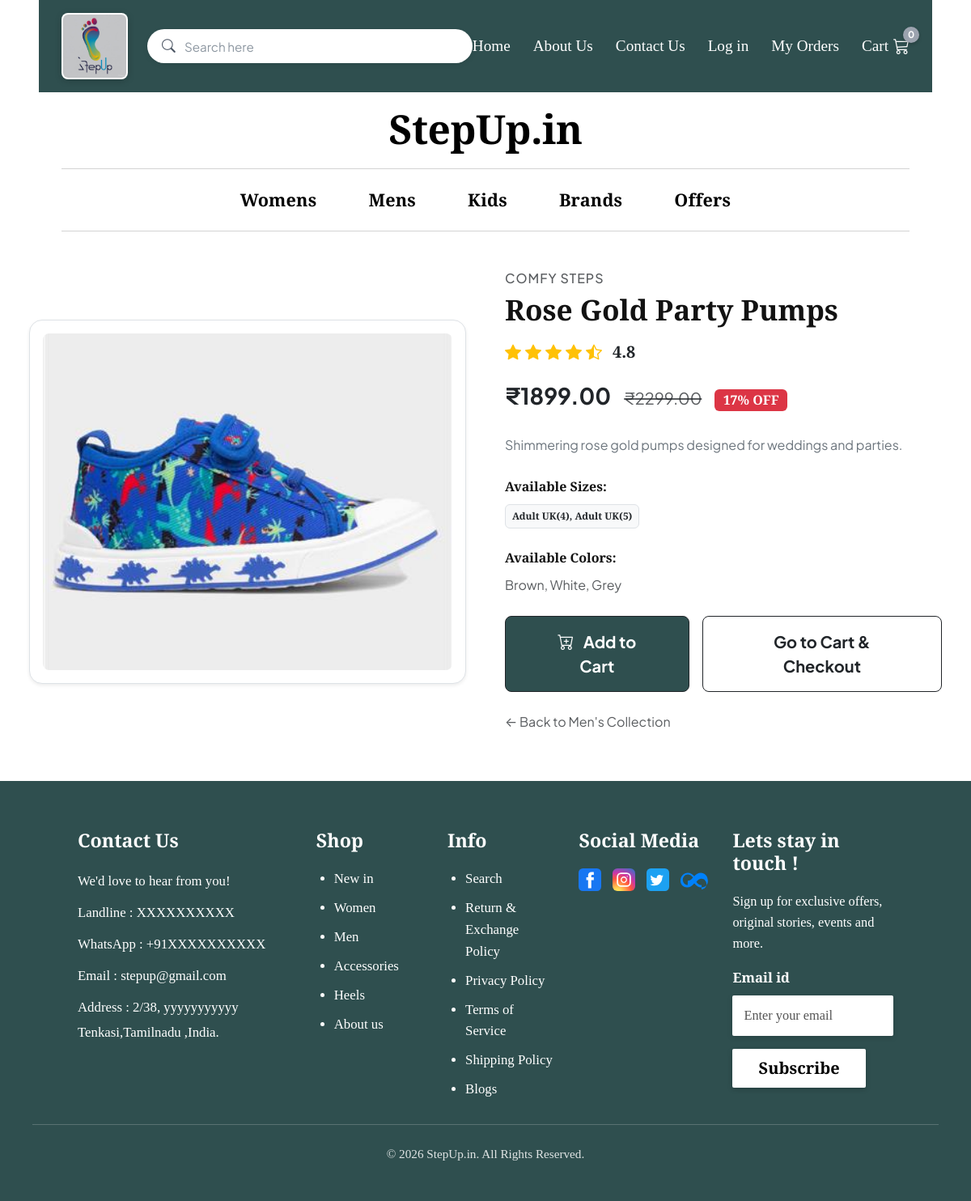
/product/28/, run on the app's committed database.
### shoe/models.py (models this page shows, shortened)
class Product(models.Model):
    category = models.ForeignKey(Category, related_name='products', on_delete=models.CASCADE)
    name = models.CharField(max_length=200)
    slug = models.SlugField(max_length=200, unique=True, blank=True)
    brand = models.CharField(max_length=100, default="Comfy Steps")
    style_type = models.CharField(max_length=100, default="Trainers")
    sizes = models.CharField(max_length=200, default="Adult UK(6), Adult UK(7)")
    colors = models.CharField(max_length=200, default="Black, Brown, White")
    mrp_price = models.DecimalField(max_digits=10, decimal_places=2, default=0.00)
    discount_price = models.DecimalField(max_digits=10, decimal_places=2, null=True, blank=True)
    image = models.ImageField(upload_to='products/', null=True, blank=True)
    image_static = models.CharField(max_length=255, blank=True, help_text="Fallback static image path")
    description = models.TextField(blank=True)
    rating = models.DecimalField(max_digits=3, decimal_places=1, default=4.8)
    is_featured = models.BooleanField(default=True)
    is_trending = models.BooleanField(default=True)
    created_at = models.DateTimeField(auto_now_add=True)
    class Meta:
        ordering = ['-created_at']
    def save(self, *args, **kwargs):
        if not self.slug:
            self.slug = slugify(self.name)
        super().save(*args, **kwargs)
    @property
    def final_price(self):
        if self.discount_price:
            return self.discount_price
        return self.mrp_price
    @property
    def discount_percent(self):
        if self.discount_price and self.mrp_price > self.discount_price:
            return int(((self.mrp_price - self.discount_price) / self.mrp_price) * 100)
        return 0

class Category(models.Model):
    name = models.CharField(max_length=100, unique=True)
    slug = models.SlugField(max_length=100, unique=True, blank=True)
    description = models.TextField(blank=True)
    image_static = models.CharField(max_length=255, blank=True, help_text="Static image path for category card")
    image = models.ImageField(upload_to='categories/', null=True, blank=True)
    class Meta:
        verbose_name_plural = 'Categories'
        ordering = ['name']

### shoe/views.py (the view)
# urls.py: path('product/<int:product_id>/', views.product_detail, name='product_detail'),
def product_detail(request, product_id):
    initialize_store_data()
    product = get_object_or_404(Product, id=product_id)
    categories = Category.objects.all()
    cart_count = get_cart_count(request)
    return render(request, 'shoe/product_detail.html', {
        'product': product,
        'categories': categories,
        'cart_count': cart_count,
    })

### shoe/views.py (called while the page is built)
def get_cart_count(request):
    if not request.session.session_key:
        request.session.create()
    return CartItem.objects.filter(session_key=request.session.session_key).aggregate(
        total=Sum('quantity')
    )['total'] or 0

### shoe/templates/shoe/product_detail.html (shortened to what this page needs)
{% extends 'shoe/base.html' %}
{% load static %}
{% block content %}
<div class="section-container my-5">
    <div class="row g-5 align-items-center">
        <div class="col-md-6">
            <div class="border rounded-4 p-3 bg-white shadow-sm text-center" style="height: 450px; overflow: hidden;">
                {% if product.image %}
                <img src="{{ product.image.url }}" alt="{{ product.name }}" class="img-fluid rounded-3" style="width: 100%; height: 100%; object-fit: cover;">
                {% elif product.image_static %}
                <img src="{% static product.image_static %}" alt="{{ product.name }}" class="img-fluid rounded-3" style="width: 100%; height: 100%; object-fit: cover;" onerror="this.onerror=null; this.src='https://images.unsplash.com/photo-1542291026-7eec264c27ff?auto=format&fit=crop&w=800&q=80';">
                {% else %}
                <img src="{% static 'shoe/images/hero_mens.jpg' %}" alt="{{ product.name }}" class="img-fluid rounded-3" style="width: 100%; height: 100%; object-fit: cover;">
                {% endif %}
            </div>
        </div>
        <div class="col-md-6">
            <h6 class="text-uppercase text-muted" style="font-family: var(--font-sans); letter-spacing: 1px;">{{ product.brand|default:product.category.name }}</h6>
            <h1 class="fw-bold mb-3" style="font-family: var(--font-serif); font-size: 2.2rem;">{{ product.name }}</h1>
            <div class="product-rating mb-3 fs-5">
                <i class="bi bi-star-fill text-warning"></i>
                <i class="bi bi-star-fill text-warning"></i>
                <i class="bi bi-star-fill text-warning"></i>
                <i class="bi bi-star-fill text-warning"></i>
                <i class="bi bi-star-half text-warning"></i>
                <span class="ms-2 fw-bold text-dark">{{ product.rating }}</span>
            </div>
            <div class="d-flex align-items-baseline gap-3 mb-4">
                <span class="fs-3 fw-bold text-dark" style="font-family: var(--font-sans);">₹{{ product.final_price }}</span>
                {% if product.discount_price %}
                <span class="fs-5 text-muted text-decoration-line-through" style="font-family: var(--font-sans);">₹{{ product.mrp_price }}</span>
                <span class="badge bg-danger fs-6">{{ product.discount_percent }}% OFF</span>
                {% endif %}
            </div>
            <p class="text-secondary mb-4" style="font-family: var(--font-sans); line-height: 1.8;">
                {{ product.description|default:"Experience unmatched comfort, premium materials, and modern design with this exquisite footwear choice from StepUp.in." }}
            </p>
            <div class="mb-4">
                <strong class="d-block mb-2" style="font-family: var(--font-serif);">Available Sizes:</strong>
                <span class="badge bg-light text-dark border p-2 me-2">{{ product.sizes|default:"Adult UK(6), Adult UK(7)" }}</span>
            </div>
            <div class="mb-4">
                <strong class="d-block mb-2" style="font-family: var(--font-serif);">Available Colors:</strong>
                <span class="text-muted" style="font-family: var(--font-sans);">{{ product.colors|default:"Black, Brown, White" }}</span>
            </div>
            <div class="d-flex gap-3">
                <a href="{% url 'add_to_cart' product.id %}" class="btn btn-dark btn-lg px-5 py-3 fw-bold" style="background-color: var(--color-primary); font-family: var(--font-sans);">
                    <i class="bi bi-cart-plus me-2"></i> Add to Cart
                </a>
                <a href="{% url 'cart' %}" class="btn btn-outline-dark btn-lg px-5 py-3 fw-bold" style="font-family: var(--font-sans);">
                    Go to Cart & Checkout
                </a>
            </div>
            <div class="mt-4">
                <a href="{% url 'category' 'mens' %}" class="text-decoration-none text-muted" style="font-family: var(--font-sans);">
                    &larr; Back to Men's Collection
                </a>
            </div>
        </div>
    </div>
</div>
{% endblock %}

### shoe/static/shoe/css/style.css (style rules this page uses)
:root { --color-primary: #2F4F4F; --color-primary-dark: #223a3a; --color-pale-red: #FFA0A0; --color-pale-red-hover: #ff8585; --color-text-dark: #121212; --color-text-muted: #555555; --color-gray-line: #525252; --color-bg-light: #ffffff; --font-serif: 'Libre Baskerville', Georgia, serif; --font-sans: 'Plus Jakarta Sans', system-ui, -apple-system, sans-serif; --transition: all 0.25s ease-in-out; }
* { margin: 0; padding: 0; box-sizing: border-box; }
body { font-family: var(--font-serif); background-color: #ffffff; color: var(--color-text-dark); line-height: 1.6; overflow-x: hidden; }
.section-container { width: 95%; max-width: 1400px; margin: 40px auto 60px auto; }
.section-container { width: 94% !important; max-width: 1650px !important; margin-left: auto !important; margin-right: auto !important; }

### data on the page
Product: image_static (picture), brand "COMFY STEPS", name "Rose Gold Party Pumps", rating "4.8", final_price "1899.00", mrp_price "2299.00", discount_percent "17", description "Shimmering rose gold pumps designed for weddings and parties.", sizes "Adult UK(4), Adult UK(5)", colors "Brown, White, Grey"

### other printed values
{{ cart_count|default:"0" }} "0"
